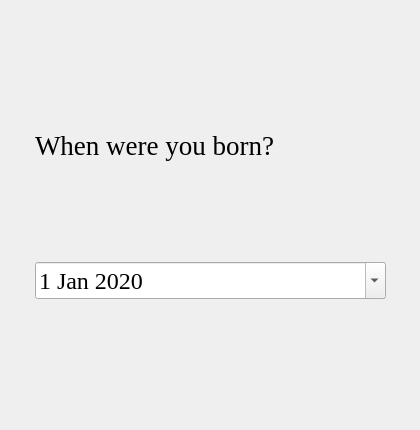
         <widget class="QWidget" name="birthdateinputpage">
          <widget class="QWidget" name="verticalLayoutWidget_6">
           <property name="geometry">
            <rect>
             <x>10</x>
             <y>10</y>
             <width>401</width>
             <height>411</height>
            </rect>
           </property>
           <layout class="QVBoxLayout" name="birthdateinputlayout">
            <property name="sizeConstraint">
             <enum>QLayout::SetDefaultConstraint</enum>
            </property>
            <property name="leftMargin">
             <number>25</number>
            </property>
            <property name="topMargin">
             <number>25</number>
            </property>
            <property name="rightMargin">
             <number>25</number>
            </property>
            <property name="bottomMargin">
             <number>25</number>
            </property>
            <item>
             <widget class="QLabel" name="birthdatequerylabel">
              <property name="sizePolicy">
               <sizepolicy hsizetype="Preferred" vsizetype="Fixed">
                <horstretch>0</horstretch>
                <verstretch>0</verstretch>
               </sizepolicy>
              </property>
              <property name="font">
               <font>
                <family>Georgia</family>
                <pointsize>20</pointsize>
                <kerning>true</kerning>
               </font>
              </property>
              <property name="text">
               <string>When were you born?</string>
              </property>
              <property name="wordWrap">
               <bool>true</bool>
              </property>
             </widget>
            </item>
            <item>
             <widget class="QDateEdit" name="birthdateinput">
              <property name="font">
               <font>
                <family>Georgia</family>
                <pointsize>18</pointsize>
                <kerning>true</kerning>
               </font>
              </property>
              <property name="buttonSymbols">
               <enum>QAbstractSpinBox::NoButtons</enum>
              </property>
              <property name="dateTime">
               <datetime>
                <hour>0</hour>
                <minute>0</minute>
                <second>0</second>
                <year>2020</year>
                <month>1</month>
                <day>1</day>
               </datetime>
              </property>
              <property name="calendarPopup">
               <bool>true</bool>
              </property>
             </widget>
            </item>
           </layout>
          </widget>
         </widget>
